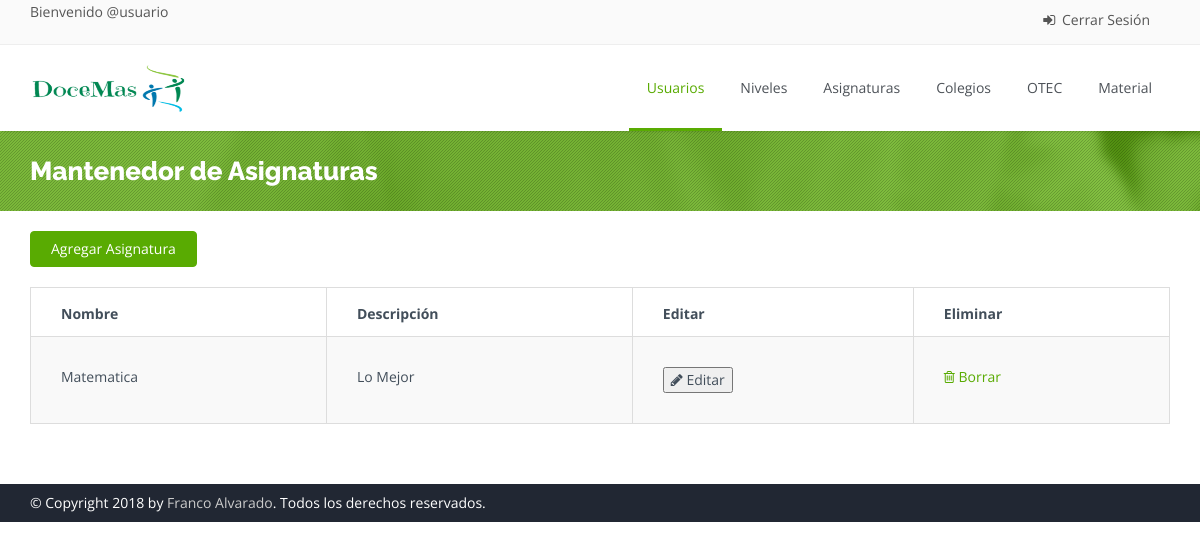
The page /asig on the database as committed earlier.
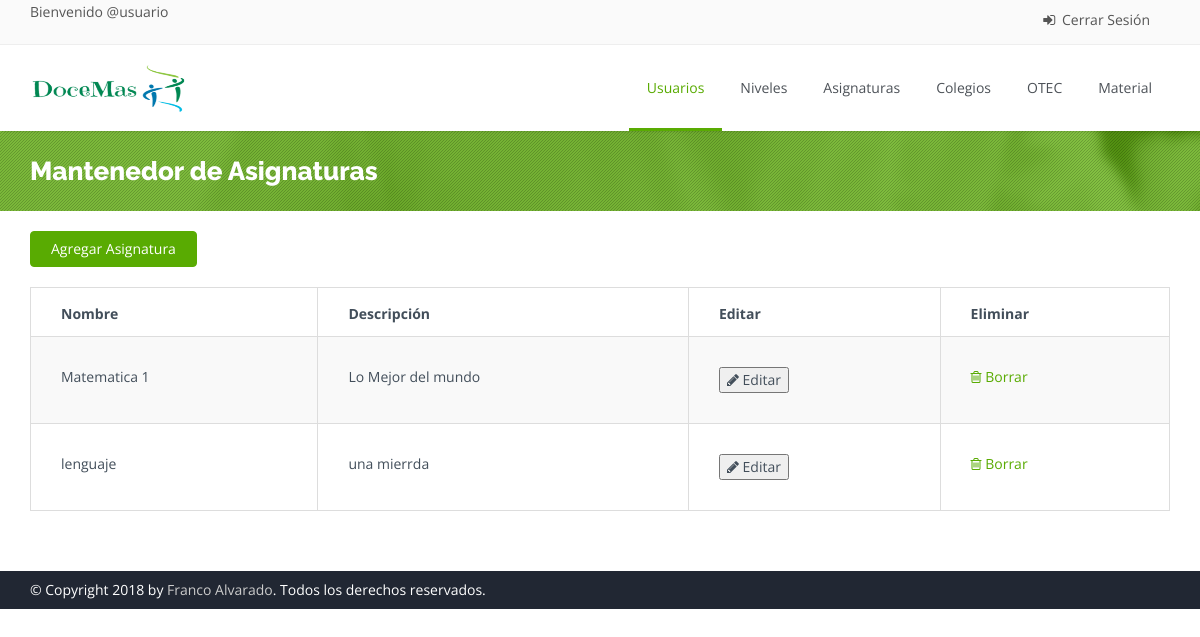
The same page on the database as committed later.
### polls/models.py (models this page shows, shortened)
class Asignatura(models.Model):
    nombre = models.CharField(max_length=50)
    descripcion = models.CharField(max_length=100)

### polls/views.py (the view)
# urls.py: path('asig',views.asig, name = "asig"),
def asig(request):
    return render(request,'mant_asignatura.html', {'asignaturas':Asignatura.objects.all()} )

### polls/templates/mant_asignatura.html (shortened to what the changed rows need)
<!DOCTYPE html>
<html>
    <head>
        {% load static %}
        <link rel="stylesheet" href="{% static "css/bootstrap.css" %}">
        <link rel="stylesheet" href="{% static "css/bootstrap-theme.css" %}">
        <link rel="stylesheet" href="{% static "css/fonts/font-awesome/css/font-awesome.css" %}">
        <link rel="stylesheet" href="{% static "css/animations.css" %}" media="screen">
        <link rel="stylesheet" href="{% static "css/superfish.css" %}" media="screen">
        <link rel="stylesheet" href="{% static "css/revolution-slider/css/settings.css" %}" media="screen">
        <link rel="stylesheet" href="{% static "css/revolution-slider/css/extralayers.css" %}" media="screen">
        <link rel="stylesheet" href="{% static "css/prettyPhoto.css" %}" media="screen">
        <link rel="stylesheet" href="{% static "css/style.css" %}">
        <link rel="stylesheet" href="{% static "css/colors/green.css" %}" class="colors">
        <link rel="stylesheet" href="{% static "css/theme-responsive.css" %}">
        <link rel="stylesheet" href="{% static "css/sweetalert2.min.css" %}" type="text/css">
    </head>
    <body class="home">
        <div class="wrap">
            <header id="header">
                <div class="main-header">
                    <div class="container">
                        <div class="logo pull-left">
                            <h1>
                                <a href="/adm">
                                <img class="" src="{% static "img/carrusel/logodocemas.png" %}" alt="DoceMas" width="160" height="60">
                                </a>
                            </h1>
                        </div>
                    </div>
                </div>
            </header>
            <section id="main">
                <div class="breadcrumb-wrapper">
                    <div class="pattern-overlay">
                        <div class="container">
                            <div class="row">
                                <div class="col-lg-6 col-md-6 col-xs-12 col-sm-6">
                                    <h2 class="title">Mantenedor de Asignaturas</h2>
                                </div>
                            </div>
                        </div>
                    </div>
                </div>
                <div class="content margin-bottom60">
                    <div class="container">
                        <div class="row">
                            <div class="col-sm-12 col-md-12">
                                <div class="table-box">
                                    <table class="shopping-cart-table responsive-table table table-bordered table-striped" id="shopping-cart-table">
                                        <thead>
                                            <tr>
                                                <th>Nombre</th>
                                                <th>Descripción</th>
                                                <th>Editar</th>
                                                <th>Eliminar</th>
                                            </tr>
                                        </thead>
                                        <tbody>
                                            {% for elemento in asignaturas %}
                                                <tr id="datos">
                                                    <td>{{elemento.nombre}}</td>
                                                    <td>{{elemento.descripcion}}</td>
                                                    <td>
                                                        <button type="button" data-toggle="modal" data-target="#edit_asig" onclick="cap_datos('{{elemento.id}}', '{{elemento.nombre}}', '{{elemento.descripcion}}')"><i class="fa fa-pencil"></i> Editar</a></button>
                                                    </td>
                                                    <td>
                                                        <a href="#"><i class="fa fa-trash-o"></i> Borrar</a>
                                                    </td>
                                                </tr>
                                            {% endfor %}
                                        </tbody>
                                    </table>
                                </div>
                            </div>
                        </div>
                    </div>
                </div>
            </section>
    </body>
</html>

Rows that differ between the two databases and show on the page:
changed Asignatura: nombre "Matematica" → "Matematica 1"; descripcion "Lo Mejor" → "Lo Mejor del mundo"
added Asignatura: nombre "lenguaje", descripcion "una mierrda"
